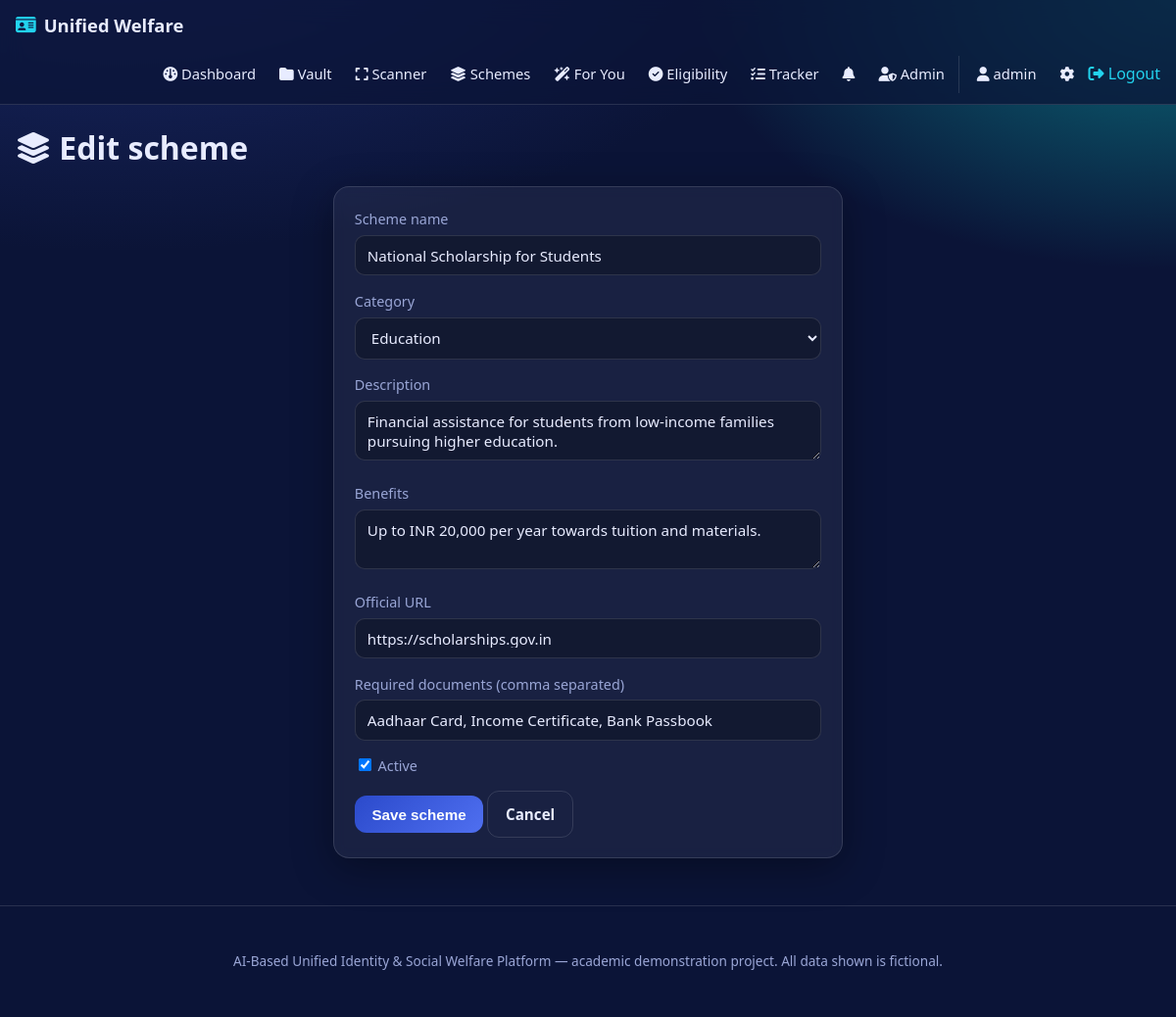
Page /admin/schemes/1/edit (signed in) on the committed database.
### models.py (models this page shows, shortened)
class User(UserMixin, db.Model):
    __tablename__ = "users"
    id = db.Column(db.Integer, primary_key=True)
    username = db.Column(db.String(80), unique=True, nullable=False, index=True)
    email = db.Column(db.String(120), unique=True, nullable=False, index=True)
    password_hash = db.Column(db.String(255), nullable=False)
    role = db.Column(db.String(20), nullable=False, default="user")  # user | admin
    account_active = db.Column(db.Boolean, nullable=False, default=True)
    full_name = db.Column(db.String(120))
    age = db.Column(db.Integer)
    gender = db.Column(db.String(20))
    annual_income = db.Column(db.Integer)          # in INR
    social_category = db.Column(db.String(20))     # General / OBC / SC / ST / EWS
    occupation = db.Column(db.String(80))
    state = db.Column(db.String(80))
    is_student = db.Column(db.Boolean, default=False)
    is_farmer = db.Column(db.Boolean, default=False)
    is_differently_abled = db.Column(db.Boolean, default=False)
    created_at = db.Column(db.DateTime, default=_now)
    updated_at = db.Column(db.DateTime, default=_now, onupdate=_now)
    documents = db.relationship("Document", backref="owner", lazy=True,
                                cascade="all, delete-orphan")
    recommendations = db.relationship("Recommendation", backref="user", lazy=True,
                                      cascade="all, delete-orphan")
    eligibility_checks = db.relationship("EligibilityCheck", backref="user", lazy=True,
                                         cascade="all, delete-orphan")
    applications = db.relationship("Application", backref="user", lazy=True,
                                   cascade="all, delete-orphan")
    notifications = db.relationship("Notification", backref="user", lazy=True,
                                    cascade="all, delete-orphan")
    @property
    def is_admin(self):
        return self.role == "admin"
    @property
    def is_active(self):
        return bool(self.account_active)

class Scheme(db.Model):
    __tablename__ = "schemes"
    id = db.Column(db.Integer, primary_key=True)
    scheme_name = db.Column(db.String(150), nullable=False)
    category = db.Column(db.String(60), nullable=False, index=True)
    description = db.Column(db.Text, nullable=False)
    benefits = db.Column(db.Text)
    official_url = db.Column(db.String(255))
    required_documents = db.Column(db.Text)   # comma-separated list
    is_active = db.Column(db.Boolean, default=True)
    created_at = db.Column(db.DateTime, default=_now)
    updated_at = db.Column(db.DateTime, default=_now, onupdate=_now)
    rules = db.relationship("EligibilityRule", backref="scheme", lazy=True,
                            cascade="all, delete-orphan")

### routes/admin.py (the view)
@admin_bp.route("/schemes/<int:scheme_id>/edit", methods=["GET", "POST"])
def scheme_edit(scheme_id):
    scheme = Scheme.query.get_or_404(scheme_id)
    form = SchemeForm(obj=scheme)
    if form.validate_on_submit():
        form.populate_obj(scheme)
        log_action("scheme_edit", scheme.scheme_name)
        db.session.commit()
        flash("Scheme updated.", "success")
        return redirect(url_for("admin.schemes"))
    return render_template("admin/scheme_form.html", form=form, mode="edit",
                           scheme=scheme)

### forms.py
class SchemeForm(FlaskForm):
    scheme_name = StringField("Scheme name", validators=[DataRequired(), Length(max=150)])
    category = SelectField("Category", choices=[(c, c) for c in Config.SCHEME_CATEGORIES],
                           validators=[DataRequired()])
    description = TextAreaField("Description", validators=[DataRequired()])
    benefits = TextAreaField("Benefits", validators=[Optional()])
    official_url = StringField("Official URL", validators=[Optional(), URL(), Length(max=255)])
    required_documents = StringField("Required documents (comma separated)",
                                     validators=[Optional(), Length(max=500)])
    is_active = BooleanField("Active", default=True)
    submit = SubmitField("Save scheme")

### routes/admin.py (called while the page is built)
@admin_bp.before_request
@login_required
def _guard():
    if not current_user.is_admin:
        abort(403)

### templates/admin/scheme_form.html (shortened to what this page needs)
{% extends "base.html" %}
{% from "_macros.html" import field %}
{% block content %}
<div class="page-head"><h1><i class="fa-solid fa-layer-group"></i>
  {{ 'New scheme' if mode == 'create' else 'Edit scheme' }}</h1></div>
<div class="card auth-card">
  <form method="post" novalidate>
    {{ field(form.scheme_name) }}
    {{ field(form.category) }}
    {{ field(form.description) }}
    {{ field(form.benefits) }}
    {{ field(form.official_url, "https://...") }}
    {{ field(form.required_documents, "Aadhaar Card, Income Certificate") }}
    {{ field(form.is_active) }}
    {{ form.submit(class="btn") }}
    <a class="btn btn-ghost" href="{{ url_for('admin.schemes') }}">Cancel</a>
  </form>
</div>
{% endblock %}

### templates/base.html (shortened to what this page needs)
<!doctype html>
<html lang="en">
<head>
  <link rel="stylesheet"
        href="https://cdnjs.cloudflare.com/ajax/libs/font-awesome/6.5.1/css/all.min.css">
  <link rel="stylesheet" href="{{ url_for('static', filename='css/style.css') }}">
</head>
<body>
<nav class="navbar">
  <div class="nav-inner">
    <a class="brand" href="{{ url_for('main.index') }}">
      <i class="fa-solid fa-id-card"></i> <span>Unified Welfare</span>
    </a>
    <div class="nav-links">
      {% if current_user.is_authenticated %}
        <a href="{{ url_for('main.dashboard') }}"><i class="fa-solid fa-gauge"></i> Dashboard</a>
        <a href="{{ url_for('documents.list_documents') }}"><i class="fa-solid fa-folder"></i> Vault</a>
        <a href="{{ url_for('scanner.list_scanner') }}"><i class="fa-solid fa-expand"></i> Scanner</a>
        <a href="{{ url_for('schemes.explore') }}"><i class="fa-solid fa-layer-group"></i> Schemes</a>
        <a href="{{ url_for('recommendations.index') }}"><i class="fa-solid fa-wand-magic-sparkles"></i> For You</a>
        <a href="{{ url_for('eligibility.check') }}"><i class="fa-solid fa-circle-check"></i> Eligibility</a>
        <a href="{{ url_for('applications.list_applications') }}"><i class="fa-solid fa-list-check"></i> Tracker</a>
        <a href="{{ url_for('main.notifications') }}" class="bell">
          <i class="fa-solid fa-bell"></i>
        </a>
        {% if current_user.is_admin %}
          <a href="{{ url_for('admin.dashboard') }}"><i class="fa-solid fa-user-shield"></i> Admin</a>
        {% endif %}
        <div class="nav-user">
          <a href="{{ url_for('auth.profile') }}"><i class="fa-solid fa-user"></i> {{ current_user.username }}</a>
          <a href="{{ url_for('main.settings') }}" title="Settings"><i class="fa-solid fa-gear"></i></a>
          <form method="post" action="{{ url_for('auth.logout') }}" class="inline">
            <button type="submit" class="link-btn"><i class="fa-solid fa-right-from-bracket"></i> Logout</button>
          </form>
        </div>
      {% else %}
        <a href="{{ url_for('schemes.explore') }}">Schemes</a>
        <a href="{{ url_for('auth.login') }}">Log in</a>
        <a href="{{ url_for('auth.register') }}" class="btn btn-small">Sign up</a>
      {% endif %}
    </div>
  </div>
</nav>
<main id="main" class="container">
  {% block content %}{% endblock %}
</main>
<footer class="footer">
  <p>AI-Based Unified Identity &amp; Social Welfare Platform &mdash;
     academic demonstration project. All data shown is fictional.</p>
</footer>
</body>
</html>

### templates/_macros.html (shortened to what this page needs)
{% macro field(f, placeholder="") %}
  <div class="form-group {% if f.errors %}has-error{% endif %}">
    {% if f.type != 'BooleanField' %}
      {{ f.label }}
    {% endif %}
    {% if f.type == 'BooleanField' %}
      <label class="checkbox">{{ f() }} <span>{{ f.label.text }}</span></label>
    {% else %}
      {{ f(placeholder=placeholder, class="input") }}
    {% endif %}
  </div>
{% endmacro %}

### static/css/style.css (style rules this page uses)
:root { --navy: #0b1437; --navy-2: #14205a; --royal: #2b4acb; --royal-light: #4f6ff0; --cyan: #22d3ee; --cyan-deep: #0891b2; --ink: #0f172a; --text: #e8ecff; --muted: #9aa6d6; --card: rgba(255, 255, 255, 0.06); --card-border: rgba(255, 255, 255, 0.12); --ok: #34d399; --warn: #fbbf24; --danger: #f87171; --radius: 16px; --shadow: 0 10px 40px rgba(0, 0, 0, 0.35); }
* { box-sizing: border-box; }
html { scroll-behavior: smooth; }
body { margin: 0; font-family: "Segoe UI", system-ui, -apple-system, Roboto, Arial, sans-serif; color: var(--text); background: radial-gradient(1200px 600px at 10% -10%, #1b2a6b 0%, transparent 60%), radial-gradient(900px 500px at 100% 0%, #0b6b7a 0%, transparent 55%), var(--navy); min-height: 100vh; line-height: 1.6; }
a { color: var(--cyan); text-decoration: none; }
h1, h2, h3 { line-height: 1.25; margin: 0 0 .6rem; }
.navbar { position: sticky; top: 0; z-index: 100; background: rgba(11, 20, 55, 0.75); backdrop-filter: blur(12px); border-bottom: 1px solid var(--card-border); }
.nav-inner { max-width: 1200px; margin: 0 auto; padding: .7rem 1rem; display: flex; align-items: center; gap: 1rem; flex-wrap: wrap; }
.brand { font-weight: 700; font-size: 1.15rem; color: var(--text); display: flex; align-items: center; gap: .5rem; }
.brand i { color: var(--cyan); }
.nav-links { display: flex; align-items: center; gap: .3rem; margin-left: auto; flex-wrap: wrap; }
.nav-links a { color: var(--text); padding: .45rem .6rem; border-radius: 10px; font-size: .92rem; }
.nav-user { display: flex; align-items: center; gap: .3rem; padding-left: .5rem; border-left: 1px solid var(--card-border); }
.bell { position: relative; }
.container { max-width: 1200px; margin: 0 auto; padding: 1.5rem 1rem 3rem; }
.page-head { margin-bottom: 1.2rem; }
.card { background: var(--card); border: 1px solid var(--card-border); border-radius: var(--radius); padding: 1.3rem; box-shadow: var(--shadow); backdrop-filter: blur(6px); }
.auth-card { max-width: 520px; margin: 0 auto; }
.btn { display: inline-flex; align-items: center; gap: .45rem; cursor: pointer; background: linear-gradient(135deg, var(--royal), var(--royal-light)); color: #fff; border: none; padding: .65rem 1.1rem; border-radius: 12px; font-size: .95rem; font-weight: 600; transition: transform .08s, box-shadow .2s; }
.btn-ghost { background: transparent; border: 1px solid var(--card-border); color: var(--text); }
.link-btn { background: none; border: none; color: var(--cyan); cursor: pointer; font: inherit; padding: 0; }
.inline { display: inline; }
.form-group { margin-bottom: .9rem; }
.form-group label { display: block; margin-bottom: .3rem; font-size: .9rem; color: var(--muted); }
.input, input[type=text], input[type=email], input[type=password], input[type=number], input[type=date], select, textarea { width: 100%; padding: .6rem .75rem; border-radius: 10px; border: 1px solid var(--card-border); background: rgba(0,0,0,.25); color: var(--text); font-size: .95rem; font-family: inherit; }
.checkbox { display: flex; align-items: center; gap: .5rem; color: var(--text); }
.checkbox input { width: auto; }
.footer { text-align: center; padding: 2rem 1rem; color: var(--muted); font-size: .85rem; border-top: 1px solid var(--card-border); }

### rows in the picture
User: username "admin"
Scheme: scheme_name "National Scholarship for Students", category "Education", description "Financial assistance for students from low-income families pursuing higher education.", benefits "Up to INR 20,000 per year towards tuition and materials.", official_url "https://scholarships.gov.in", required_documents "Aadhaar Card, Income Certificate, Bank Passbook", is_active "☑"

### other values in the picture
{{ 'New scheme' if mode == 'create' else 'Edit scheme' }} "Edit scheme"
{{ f.label }} "Scheme name Category Description Benefits Official URL Required documents (comma separated)"
{{ f.label.text }} "Active"
